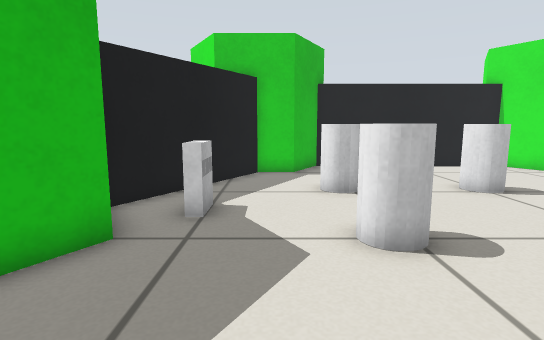
View 1 (above)

12 first-person views from a walk through a robot-simulator world made for Gazebo. The camera is 0.5 m above the floor, tilts 8° down and sees 80° across. The floor is counted in squares, 0.25 m on a side. Each view is taken from the middle of a square. On the plan, view 1 faces up. The plan holds only what a view shows up to about 17 squares ahead; the rest is blank. The place goes on beyond the plan.

View 2
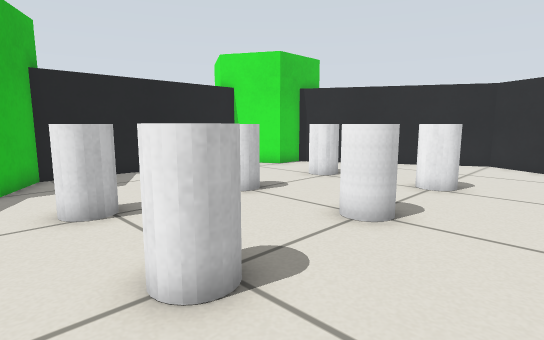

View 3
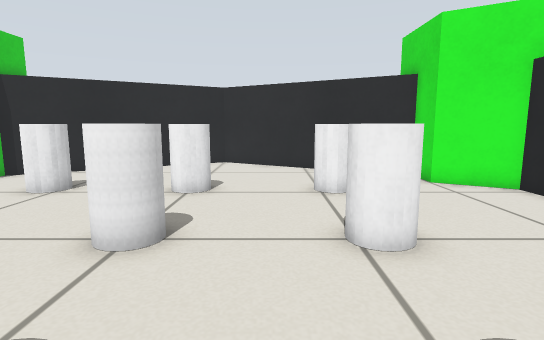

View 4
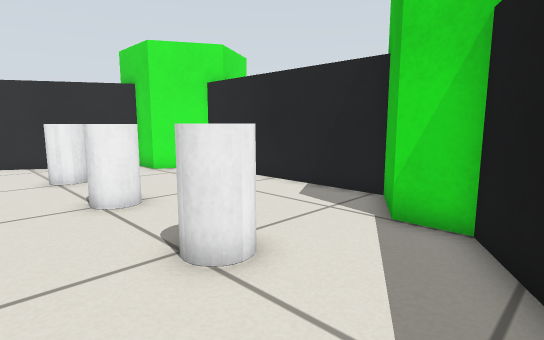

View 5
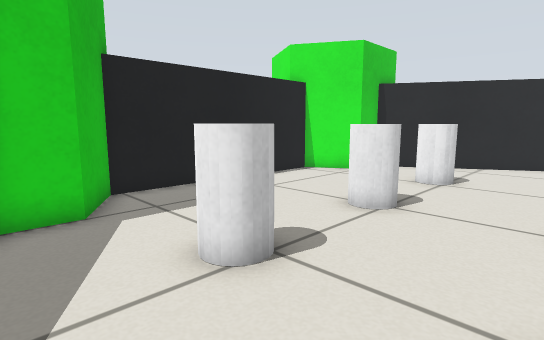

View 6
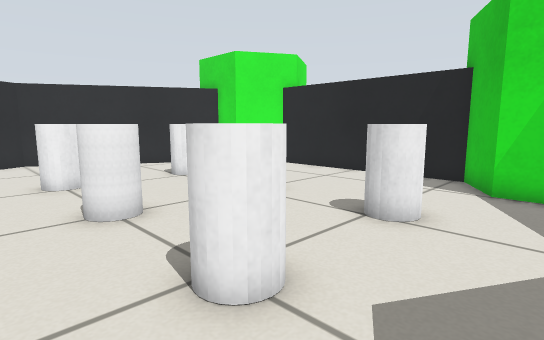

View 7
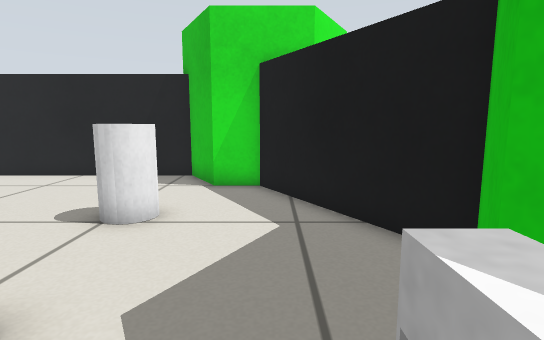

View 8
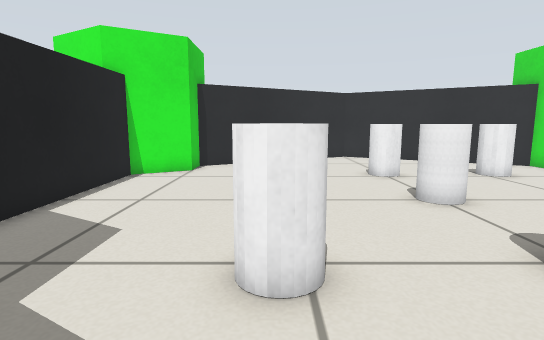

View 9
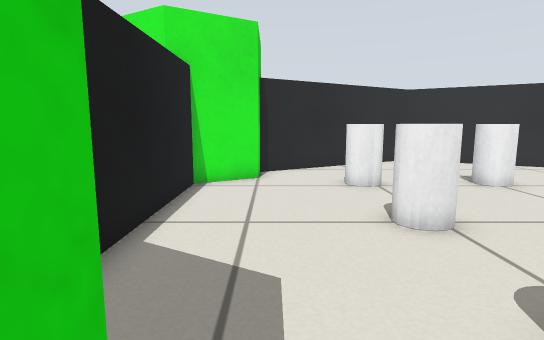

View 10
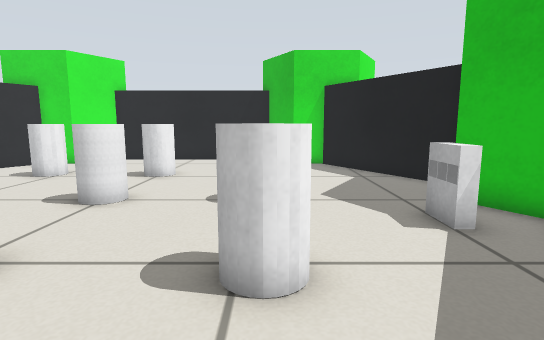

View 11
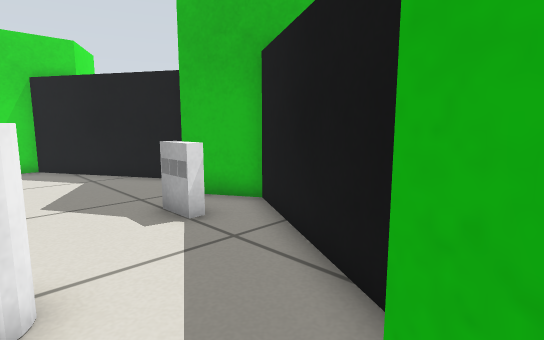

View 12
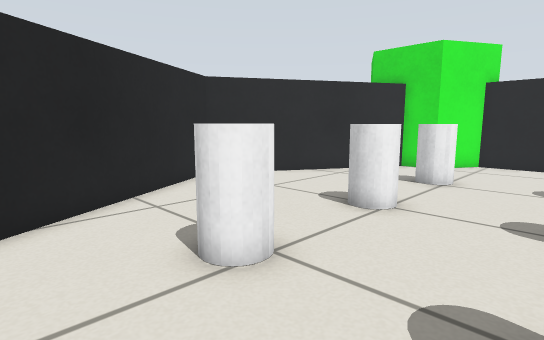

### Floor plan
Points are (right, up) in squares from view 1. A wall is a line through its corners. A room is listed if a view was taken in it or the views show most of it. See-through windows are left out.
Room 1 (views 1, 2, 3, 4, 5, 6, 7, 8, 9, 10, 11, 12)
walls: (12.1, -2.5) (13.6, -2.5) (18.2, 5.5) (13.6, 13.5) (12.1, 13.5) (10.8, 15.7) (2.2, 15.7) (0.9, 13.5) (-0.6, 13.5) (-4, 7.6) (-2.8, 5.5) (-4, 3.4) (-0.6, -2.5) (0.9, -2.5) (2.2, -4.7) (10.8, -4.7) (12.1, -2.5)
objects: marker (-2, 7) to (-2, 8); white cylinder (2, 1) to (3, 2); white cylinder (2, 5) to (3, 6); white cylinder (2, 9) to (3, 10); white cylinder (6, 1) to (7, 2); white cylinder (6, 5) to (7, 6); white cylinder (6, 9) to (7, 10); white cylinder (10, 1) to (11, 2); white cylinder (10, 5) to (11, 6); white cylinder (10, 9) to (11, 10)

Where each view was taken, in squares from view 1:
view 1: 0 up, 0 right, facing up
view 2: 2 up, 0 right, facing up-right
view 3: 3 up, 1 right, facing right
view 4: 4 up, 2 left, facing down-right
view 5: 6 up, 1 left, facing up-right
view 6: 8 up, 1 left, facing down-right
view 7: 8 up, 1 left, facing down
view 8: 10 up, 2 left, facing right
view 9: 13 up, 0 right, facing right
view 10: 14 up, 2 right, facing down
view 11: 14 up, 2 right, facing down-left
view 12: 13 up, 7 right, facing down-right
